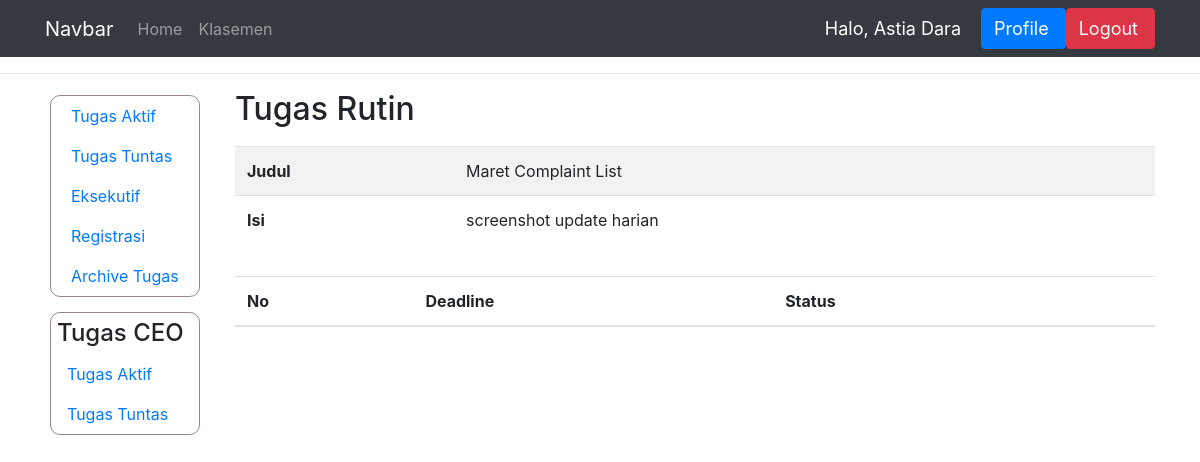
Page /tugas_rutin_tuntas/21 (signed in) on the earlier database version.
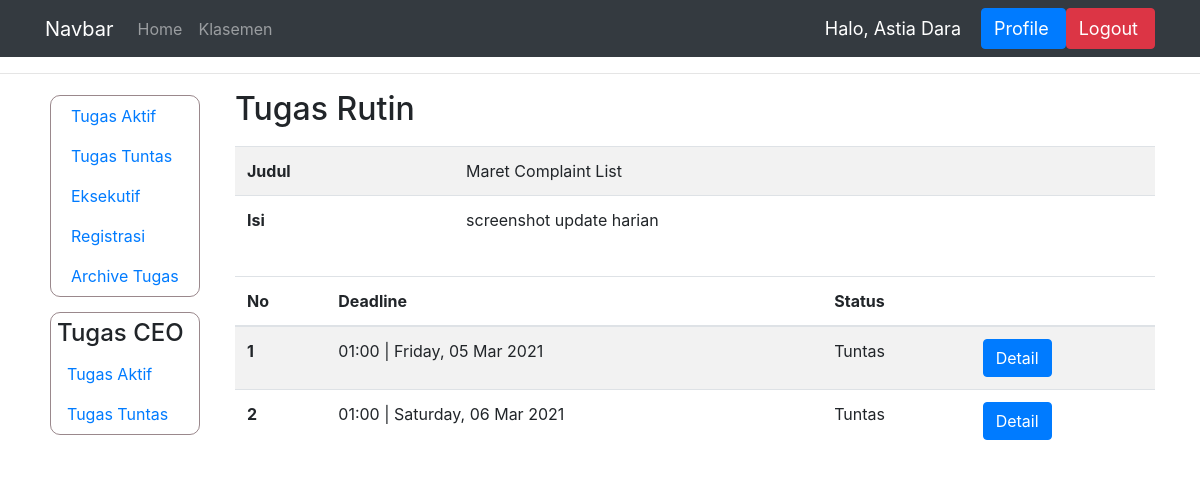
Same page on the later database version.
### dashboard/models.py (models this page shows)
class IsiTugasRutin(models.Model):
    STATUS = (
        ('Tuntas', 'Tuntas'),
        ('Hold', 'Hold'),
        ('On Progress', 'On Progress'),
        ('Selesai', 'Selesai'),
        ('Deadline', 'Deadline'),
    )
    tugas_rutin = models.ForeignKey(TugasRutin, on_delete=models.CASCADE)
    deadline = models.DateTimeField('Deadline')
    status = models.CharField(max_length=15, choices=STATUS)
    bukti = models.CharField(max_length=100, null=True)
    penilaian = models.IntegerField(null=True)
    komentar = models.CharField(max_length=1000)
    link_bukti = models.CharField(max_length=1000, null=True, default='#')
    selesai_pada = models.DateTimeField('Selesai pada', null=True)
    ketuntasan = models.BooleanField(null=True, default=False)
    judul = models.CharField(max_length=150, null=True)
    isi = models.CharField(max_length=1000, null=True)

### dashboard/views.py (the view)
# urls.py: path('tugas_rutin_tuntas/<int:id_tugas>', views.tugas_rutin_tuntas, name='tugas_rutin_tuntas'),
@login_required(login_url='login')
def tugas_rutin_tuntas(request, id_tugas):
    nama = request.user.first_name
    context = {'nama' : nama}
    ceo = request.user.groups.filter(name='CEO').exists()
    if ceo:
        context['sidebar_ceo'] = True
    if not request.user.groups.filter(name='Eksekutif').exists() or request.user.last_name == 'Human Resource':
        context['data_kar'] = True
    t = TugasRutin.objects.get(pk=id_tugas)
    tr = IsiTugasRutin.objects.filter(tugas_rutin=t)
    tr = tr.filter(status='Tuntas', ketuntasan=True)
    context['tugas_rutin'] = tr
    context['judul'] = t.judul
    context['isi'] = t.isi
    return render(request, 'manager/tugas_rutin_tuntas.html', context)

### templates/manager/tugas_rutin_tuntas.html (shortened to what this page needs)
{% extends 'main.html' %}
{% block content %}
<hr>
<div class="container">
    <div class="row">
      {% if sidebar_ceo %}
        {% include 'ceo/sidebar.html' %}
      {% else %}
        {% include 'manager/sidebar.html' %}
      {% endif %}
        <div class="col">
            <h2 class="padding-proyek">Tugas Rutin</h2>
            <table class="table table-striped">
              <tbody>
                <tr>
                  <th scope="row">Judul</th>
                  <td>{{judul}}</td>
                </tr>
                <tr>
                  <th scope="row">Isi</th>
                  <td>{{isi|linebreaks}}</td>
                </tr>
              </tbody>
            </table>
              <table class="table table-striped">
                <thead>
                  <tr>
                    <th scope="col">No</th>
                    <th scope="col">Deadline</th>
                    <th scope="col">Status</th>
                    <th></th>
                  </tr>
                </thead>
                <tbody>
                    {% for isi in tugas_rutin %}
                  <tr>
                    <th scope="row">{{forloop.counter}}</th>
                    <td>{{isi.deadline|time:"H:i"}} |  {{isi.deadline|date:"l, d M Y"}}</td>
                    <td>{{isi.status}}</td>
                    <td><a class="btn btn-primary" href="{% url 'mdetail_rutin' isi.id %}" role="button">Detail</a></td>
                  </tr>
                    {% endfor %}
                </tbody>
              </table>
              <br><br><br><br><br><br><br><br>
        </div>
    </div>
</div>
{% endblock %}

Differences in the rows shown:
now on this page (row edited): IsiTugasRutin: deadline "01:00", deadline "Friday, 05 Mar 2021", status "Tuntas"
now on this page (row edited): IsiTugasRutin: deadline "01:00", deadline "Saturday, 06 Mar 2021", status "Tuntas"
